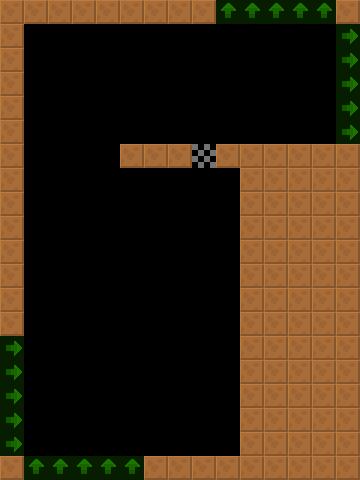

A 2D game scene composited from a Tiled map and its tileset images. What follows is a short description and the map's XML, with each tile layer's data collapsed to a summary:
An orthogonal 15x20 tile map with 24x24 px tiles, 2 tile layers (col, lnk), 2 tilesets and 1 object (VineLadderUp).

<map version="1.4" tiledversion="1.4.2" orientation="orthogonal" renderorder="right-down" width="15" height="20" tilewidth="24" tileheight="24" infinite="0" nextlayerid="4" nextobjectid="8">
 <tileset firstgid="6" source="../../lnk.tsx" />
 <tileset firstgid="1" source="../../col.tsx" />
 <layer id="1" name="col" width="15" height="20">
  <data>[300 cells, 103 non-empty, 2 distinct tile ids]</data>
 </layer>
 <layer id="2" name="lnk" width="15" height="20" opacity="0.5">
  <data>[300 cells, 20 non-empty, 2 distinct tile ids]</data>
 </layer>
 <objectgroup id="3" name="markers" opacity="0.5">
  <object id="1" name="VineLadderUp" type="VineLadderUp" x="192" y="432" width="24" height="24">
   <properties>
    <property name="yr" value="0" />
    <property name="xr" value="0" />
   </properties>
  </object>
 </objectgroup>
</map>
